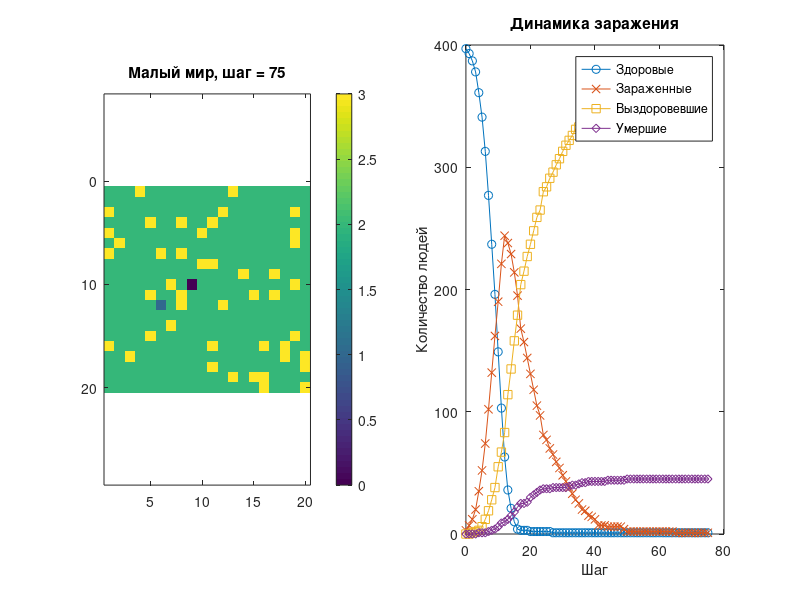
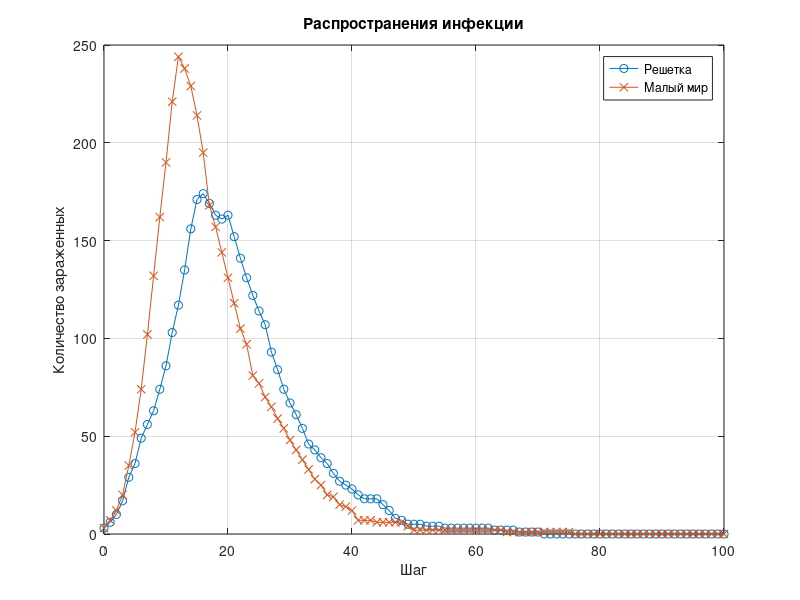

The MATLAB script that drew these images, in order:
Nx = 20;
Ny = 20;
N = Nx * Ny;

maxSteps = 100;
initialInfected = 3;
lambda = 0.3;
gamma = 0.1;
mu = 0.01;
betaRewire = 0.1;

rand("state", 3);

% 0 - здоровый, 1 - зараженный, 2 - выздоровевший, 3 - умерший
networkNames = {"Решетка", "Малый мир"};
allI = zeros(maxSteps + 1, 2);

figure("Name", "Распространение инфекции");

for mode = 1:2
    networkType = networkNames{mode};
    A = sparse(N, N);
    for x = 1:Nx
        for y = 1:Ny
            i = sub2ind([Nx, Ny], x, y);
            neighbors = [
                mod(x-2, Nx)+1, y;
                mod(x, Nx)+1, y;
                x, mod(y-2, Ny)+1;
                x, mod(y, Ny)+1
            ];
            for k = 1:4
                j = sub2ind([Nx, Ny], neighbors(k,1), neighbors(k,2));
                A(i,j) = 1;
                A(j,i) = 1;
            end
        end
    end
    if mode == 2
        [ii, jj] = find(triu(A, 1));
        for e = 1:length(ii)
            if rand < betaRewire
                i = ii(e);
                j = jj(e);
                A(i,j) = 0;
                A(j,i) = 0;
                newj = randi(N);

                while newj == i || A(i,newj) == 1
                    newj = randi(N);
                end
                A(i,newj) = 1;
                A(newj,i) = 1;
            end
        end
    end
    state = zeros(N, 1);
    infected0 = randperm(N, initialInfected);
    state(infected0) = 1;
    S = zeros(maxSteps + 1, 1);
    I = zeros(maxSteps + 1, 1);
    R = zeros(maxSteps + 1, 1);
    D = zeros(maxSteps + 1, 1);

    S(1) = sum(state == 0);
    I(1) = sum(state == 1);
    R(1) = sum(state == 2);
    D(1) = sum(state == 3);

    for t = 1:maxSteps
        infectedMask = (state == 1);
        susceptibleMask = (state == 0);

        infectedNeighbors = A * double(infectedMask);
        infectionProbability = 1 - (1 - lambda) .^ infectedNeighbors;
        newInfected = susceptibleMask & (rand(N,1) < infectionProbability);

        infectedIndexes = find(infectedMask);
        recoverMask = false(N,1);
        dieMask = false(N,1);
        for q = 1:length(infectedIndexes)
            person = infectedIndexes(q);
            if rand < mu
                dieMask(person) = true;
            elseif rand < gamma
                recoverMask(person) = true;
            end
        end
        state(newInfected) = 1;
        state(recoverMask) = 2;
        state(dieMask) = 3;

        S(t+1) = sum(state == 0);
        I(t+1) = sum(state == 1);
        R(t+1) = sum(state == 2);
        D(t+1) = sum(state == 3);

        if mode == 2 && (mod(t,5) == 0 || t == 1 || t == maxSteps)
            subplot(1,2,1);
            imagesc(reshape(state, Nx, Ny));
            axis equal tight;
            title(["Малый мир, шаг = " num2str(t)]);
            colorbar;

            subplot(1,2,2);
            plot(0:t, S(1:t+1), "-o", 0:t, I(1:t+1), "-x", 0:t, R(1:t+1), "-s", 0:t, D(1:t+1), "-d");
            legend("Здоровые", "Зараженные", "Выздоровевшие", "Умершие");
            xlabel("Шаг");
            ylabel("Количество людей");
            title("Динамика заражения");

            drawnow;
        end
        if I(t+1) == 0
            break;
        end
    end
    allI(1:length(I), mode) = I;
end

figure("Name", "Сравнение сетей");
plot(0:maxSteps, allI(:,1), "-o", 0:maxSteps, allI(:,2), "-x");
legend("Решетка", "Малый мир");
xlabel("Шаг");
ylabel("Количество зараженных");
title("Распространения инфекции");
grid on;

pause;
